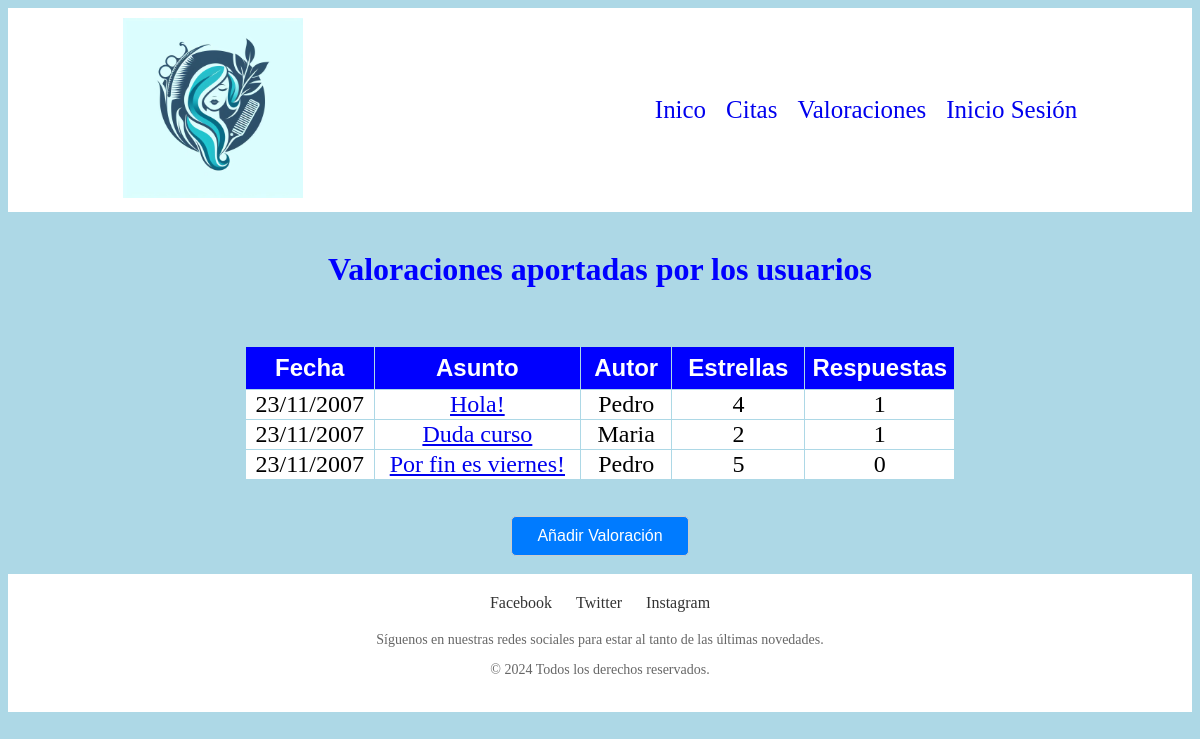
/valoraciones.php (signed in), run on the app's committed database.
### tables this page shows
CREATE TABLE valoraciones (
  num_valoracion int(10) unsigned NOT NULL auto_increment,
  fecha date NOT NULL DEFAULT '1970-01-01' ,
  asunto varchar(50) NOT NULL DEFAULT '' ,
  contenido text NOT NULL DEFAULT '' ,
  num_usuario int(10) unsigned NOT NULL DEFAULT '0' ,
  estrellas int(6) unsigned NOT NULL DEFAULT '0',
  num_valoracion_origen int(10) DEFAULT '-1' ,
  num_respuestas int(6) unsigned DEFAULT '0' ,
  PRIMARY KEY (num_valoracion),
  UNIQUE num_valoracion (num_valoracion)
);

CREATE TABLE usuarios (
  num_usuario int(10) unsigned NOT NULL auto_increment,
  nombre varchar(30) NOT NULL DEFAULT '' ,
  login varchar(20) NOT NULL DEFAULT '' ,
  password varchar(12) NOT NULL DEFAULT '' ,
  email varchar(30) NOT NULL DEFAULT '' ,
  PRIMARY KEY (num_usuario),
  UNIQUE num_usuario (num_usuario,nombre,login,password)
);

### valoraciones.php (the view, shortened to what this page needs)
<!DOCTYPE html>
<html lang="en">
<head>
</head>
<body>
<?php
    include 'funciones.php';
    imprimir_cabecera();
    $consulta="SELECT login, password FROM usuarios WHERE num_usuario=".$_SESSION['num_user'];
    $resultado=ejecuta_SQL($consulta);
    echo "<br><h1>Valoraciones aportadas por los usuarios</h1><br>";
    if ($resultado->rowCount()>0) {
        $consulta="SELECT num_valoracion, fecha, asunto, nombre, estrellas, num_respuestas
            FROM valoraciones M, usuarios U WHERE M.num_usuario=U.num_usuario and num_valoracion_origen<0";
        $resultado=ejecuta_SQL($consulta);
        $matriz = $resultado->fetchAll();
        echo "<br><TABLE BORDER='0' cellspacing='1' cellpadding='1' width='60%' align='center'>
            <TR><th bgcolor='blue'><FONT color='white' face='arial, helvetica'>Fecha</FONT></th>
                <th bgcolor='blue'><FONT color='white' face='arial, helvetica'>Asunto</FONT></th>
                <th bgcolor='blue'><FONT color='white' face='arial, helvetica'>Autor</FONT></th>
                <th bgcolor='blue'><FONT color='white' face='arial, helvetica'>Estrellas</FONT></th>
                <th bgcolor='blue' width=100><FONT color='white' face='arial, helvetica'>Respuestas</FONT></th>
            </TR>";
        foreach ($matriz as $myrow) {
            list($num_valoracion, $fecha, $asunto, $nombre, $estrellas, $num_respuestas)=$myrow;
            $array_fecha=explode ("-",$fecha);
            $fecha_modificada="$array_fecha[2]/$array_fecha[1]/$array_fecha[0]";
            echo "<TR>
                <TD bgcolor='white' align='center'>$fecha_modificada</TD>
                    <TD bgcolor='white' align='center'><a href='contenido.php?num_valoracion=$num_valoracion'>$asunto</a></TD>
                    <TD bgcolor='white' align='center'>$nombre</TD>
                    <TD bgcolor='white' align='center'>$estrellas</TD>
                    <TD bgcolor='white' align='center'>$num_respuestas</TD>
                </TR>";
        }
        echo "</table><BR><Center>";
        echo "<br><button>";
       echo "<a id='añadir' href='nuevovaloracion.php'>Añadir Valoración</a>";
    echo "</button><br><br>";
    }
else
    echo "<br><br><center><h3>No hay mensajes que mostrar</h3><br><br>";
    imprimir_piepagina();
?>
</body>
</html>

### funciones.php (shortened to what this page needs)
<?php
$id_conexion=-1;
   function ejecuta_SQL($sql)
   {
      global $id_conexion;
		$resultado=$id_conexion->query($sql);
		return $resultado;
	}
     function imprimir_cabecera()
     {
        echo "<header class='cabecera' style='background-color: #ffffff;padding: 10px 0;'>
        <div class='contenedor' style='display: flex; justify-content: space-between; margin-left:8%; margin-right:8%; align-items: center; padding: 0 20px;'><div class='logo'>
            <img style='width: 180px; heigth: 100px;' src='Imagenes/logo.jpg' alt='Logo de la empresa'>
        </div><nav class='enlaces'><ul style=' list-style: none;  padding: 0;  margin: 0; display: flex;'>
            <li style='margin-left: 20px; font-size: 120%;'><a style='text-decoration: none; font-size:130%;' href='home.php'>Inico</a></li>
            <li style='margin-left: 20px; font-size: 120%;'><a style='text-decoration: none; font-size:130%;' href='citas.php'>Citas</a></li>
            <li style='margin-left: 20px; font-size: 120%;'><a style='text-decoration: none; font-size:130%;' href='valoraciones.php'>Valoraciones</a></li>
            <li style='margin-left: 20px; font-size: 120%;'><a style='text-decoration: none; font-size:130%;' href='login.php'>Inicio Sesión</a></li>
        </ul></nav></div></header>";
     }
     function imprimir_piepagina(){
        echo "<footer style='background-color:#FFFF; padding: 20px; text-align: center;'>
        <div style='margin-bottom: 20px;'>
          <a href='#' style='text-decoration: none; color: #333; margin: 0 10px;'>Facebook</a>
          <a href='#' style='text-decoration: none; color: #333; margin: 0 10px;'>Twitter</a>
          <a href='#' style='text-decoration: none; color: #333; margin: 0 10px;'>Instagram</a>
        </div>
        <p style='font-size: 14px; color: #666; margin-bottom: 10px;'>Síguenos en nuestras redes sociales para estar al tanto de las últimas novedades.</p>
        <p style='font-size: 14px; color: #666;'>© 2024 Todos los derechos reservados.</p>
      </footer>";
     }
?>

### valoraciones.php (style rules this page uses)
body { background-color: #ADD8E6; }
td { font-size:150%; }
th { font-size:150%; padding: 7px; }
h1 { text-align:center; color: blue; }
button { width: 15%; padding: 10px; border: 1px solid #ccc; border-radius: 5px; background-color: #007bff; cursor:pointer; }
#añadir { font-size:120%; text-decoration:none; color:#FFFF; }

### data on the page
valoraciones: fecha "23/11/2007", asunto "Hola!", usuarios.nombre "Pedro", estrellas "4", num_respuestas "1"
valoraciones: fecha "23/11/2007", asunto "Duda curso", usuarios.nombre "Maria", estrellas "2", num_respuestas "1"
valoraciones: fecha "23/11/2007", asunto "Por fin es viernes!", usuarios.nombre "Pedro", estrellas "5", num_respuestas "0"
